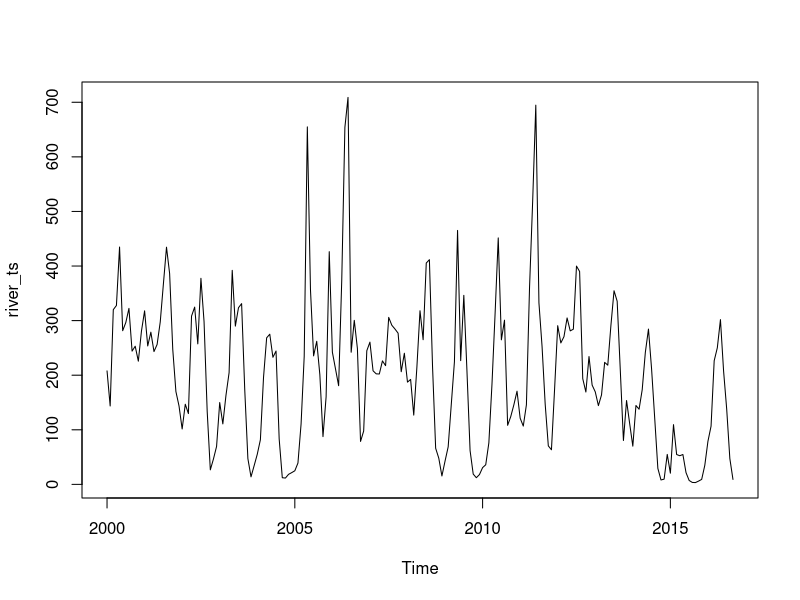
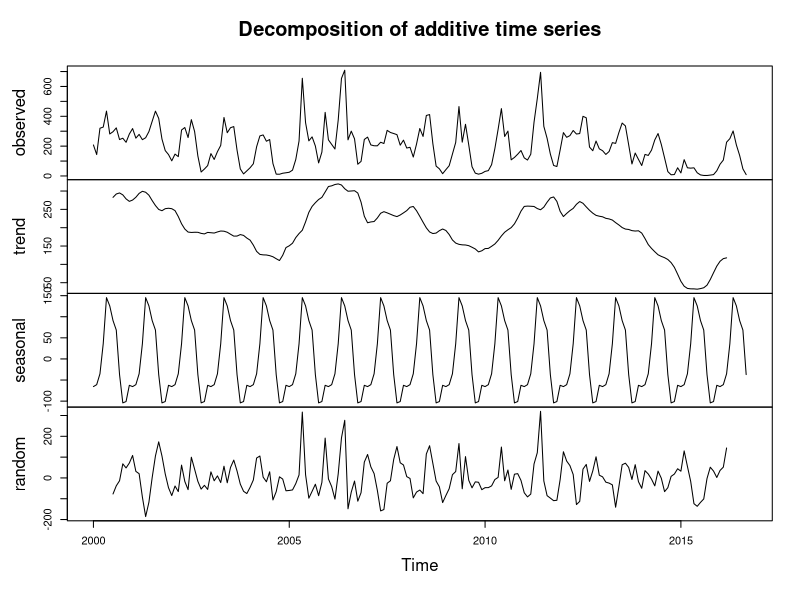
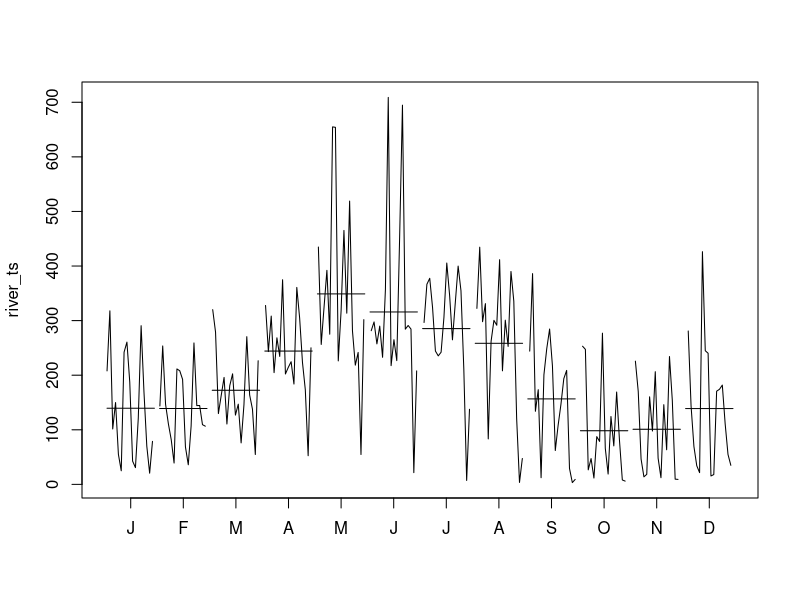
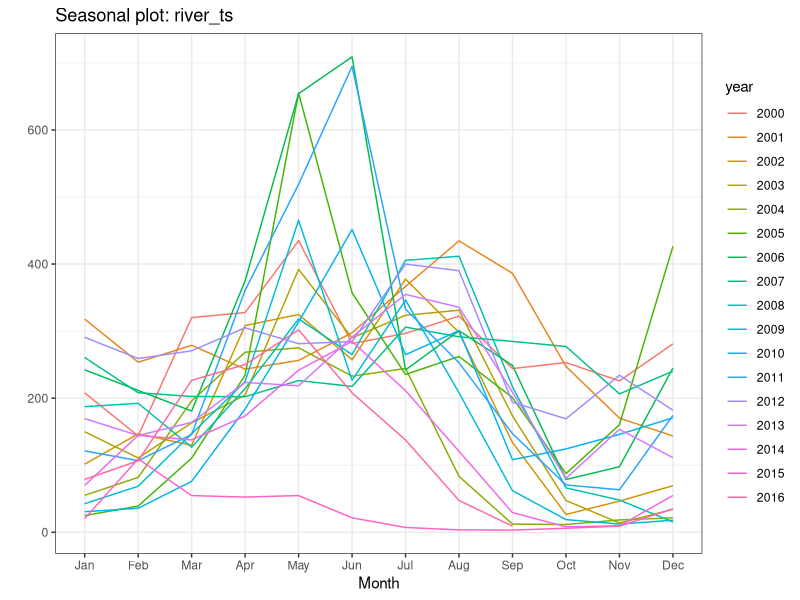
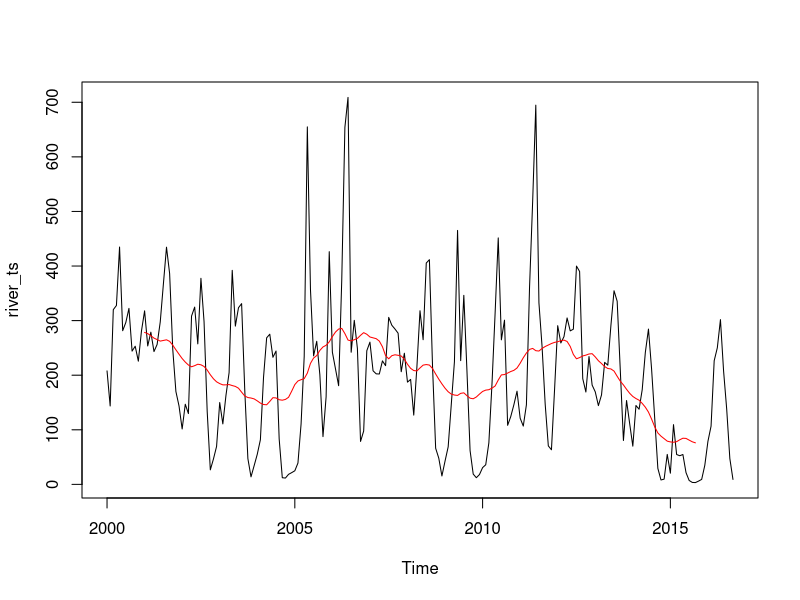
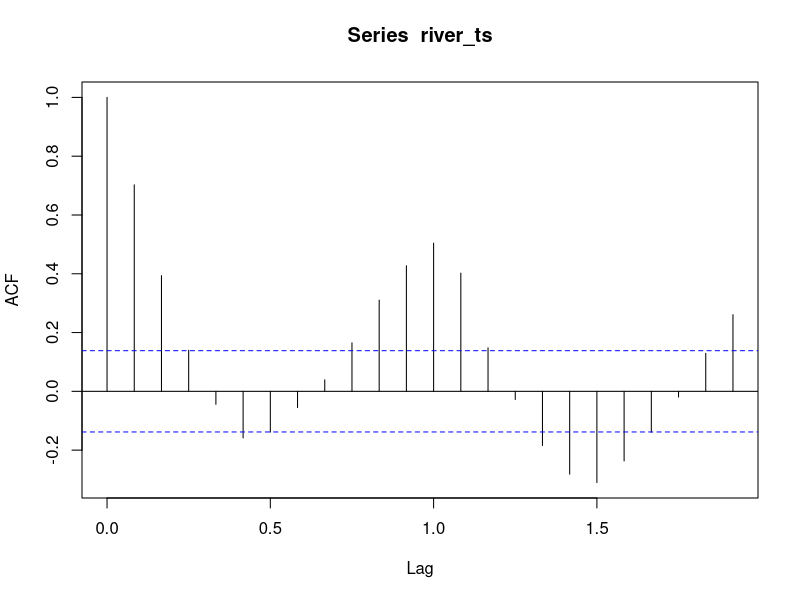

These charts were generated, in order, by the following R code: (Note: this script raises an error after producing the figures.)
## ---- chunk 1
knitr::opts_chunk$set(echo = TRUE)
## ---- chunk 2

library(tidyverse)
library(tseries)
library(forecast)

river <- read_csv("truckee_flow.csv")
## ---- chunk 3

river_ts <- ts(river$flow, frequency = 12, start = c(2000, 1))
plot(river_ts)

#Looks seasonal, with some spikes certain years after big winters.

## ---- chunk 4

river_dc <- decompose(river_ts)
plot(river_dc)
monthplot(river_ts)
ggseasonplot(river_ts) +
  theme_bw()

#Trend shows 'persistence' perhaps. Definetely seasonal.
#monthplot shows shows biggest flows in May and June. Currently we are at a low point, though some recovery from last year's rains.
## ---- chunk 5

sma_river <- ma(river_ts, order = 24) #changing the number will adjust the moving average
plot(river_ts)
lines(sma_river, col = "red")

acf(river_ts)

#Clear oscillating pattern, though the magnitude changes. 
## ---- chunk 6

adf_river <- adf.test(res_ts)

adf_river
## ---- chunk 7

river_hw <- HoltWinters(river_ts) #This does not make a forecast on its own...
river_forecast <- forecast(river_hw, h = 100) #whatever you put into it, it recognizes the model type

plot(river_forecast)

hist(river_forecast$residuals)
## ---- chunk 8

river_pdq <- auto.arima(res_ts)

river_arima <- arima(river_ts, order = c(1,0,2), seasonal = list(order = c(0,1,1)))

par(mfrow = c(1,2))
hist(river_arima$residuals)
qqnorm(river_arima$residuals)
## ---- chunk 9

forecast_river <- forecast(river_arima, h = 60
                           )
plot(forecast_river)

